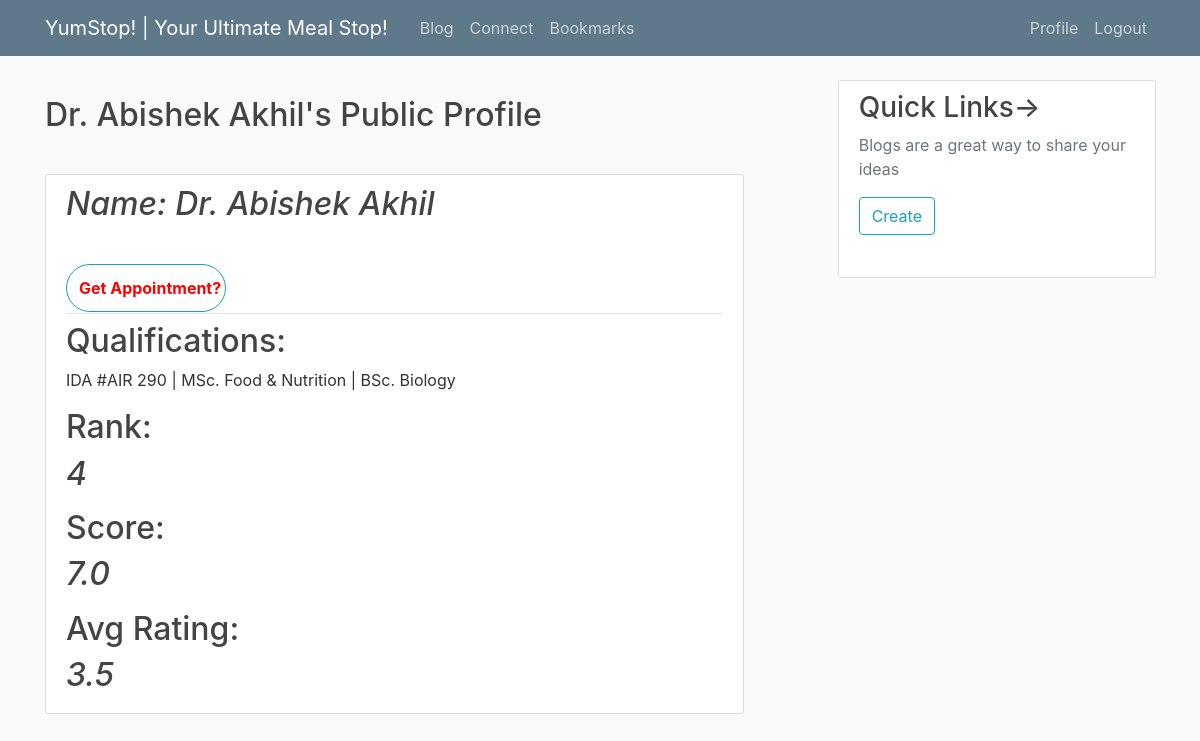
/connect/1/info (signed in), run on the app's committed database.
### blog/models.py (models this page shows, shortened)
class dieticians(models.Model):
    name = models.CharField(max_length=200)
    qualifications = models.TextField()
    ap = models.IntegerField()
    blogs = models.IntegerField()
    ratings=models.FloatField(default=0)
    tot_rank_score = models.FloatField(default=0)
    rank=models.IntegerField(default=0)
    bookmark = models.CharField(max_length=20, default="Null")

### blog/views.py (the view)
# urls.py: path('connect/<int:pk>/info', ConnectDetailView.as_view(), name='top_profile'),
class ConnectDetailView(DetailView):
    model = dieticians

### blog/templates/blog/dieticians_detail.html (shortened to what this page needs)
{% extends "blog/base.html" %}
{% block content %}
{% if user.is_authenticated %}
<header>
    <h2 style="width: 20em;">{{ object.name }}'s Public Profile </h2>
</header>
<p></p><br>
    <article class="media content-section" style="margin-right: -14em;">
      <div class="media-body">
        <div class="article-metadata">
            <a class="mr-2"><h2><i>Name:  {{ object.name }}</i></h2></a><br><br>
            <form style="margin-left: 8em; margin-top: -1em;" method="post" action="{% url 'profile' %}">
                <button style="
                        color: red;
                        border-radius: 2em;
                        background: white;
                        margin-left: -8em;
                        width: 10em;
                        height: 3em;
                " type="submit" name="getappointment" class="btn btn-outline-info" value="{{ object.id }}"><b>Get Appointment?</b></button>
            </form>
        </div>
        <h2 class="article-title"><h2>Qualifications: </h2> {{ object.qualifications }}</h2><p>
        <h2 class="article-title">Rank: <h2> <i>{{ object.rank }}</i></h2><p>
          <h2 class="article-title">Score: <h2><i> {{ object.tot_rank_score }}</i></h2><p>
          <h2 class="article-title">Avg Rating: <h2><i> {{ object.ratings }}</i></h2></h2></h2>
      </div>
    </article>
{% else %}
<h2> Please <a href="{% url 'login' %}">Login </a>| <a href="{% url 'register' %}">Register</a> to Continue</h2>
{% endif %}
{% endblock %}

### blog/static/blog/main.css (style rules this page uses)
body { background: #fafafa; color: #333333; margin-top: 5rem; }
h1, h2, h3, h4, h5, h6 { color: #444444; }
.content-section { background: #ffffff; padding: 10px 20px; border: 1px solid #dddddd; border-radius: 3px; margin-bottom: 20px; }
.article-title { color: #444444; }
.article-metadata { padding-bottom: 1px; margin-bottom: 4px; border-bottom: 1px solid #e3e3e3 }

### data on the page
dieticians: name "Dr. Abishek Akhil", qualifications "IDA #AIR 290 | MSc. Food & Nutrition | BSc. Biology", rank "4", tot_rank_score "7.0", ratings "3.5"
